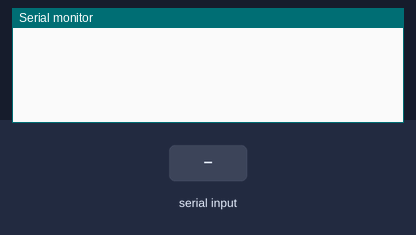
The program below on a simulated Arduino Uno, built with avr-gcc and run on an emulated ATmega328P. On the bench: the last lines printed to the serial monitor. Inputs (shaded band) come from the test bench.

Above: at 1.2 s.
1.3 s: "<90,45,200>" received over Serial
At 2.5 s:
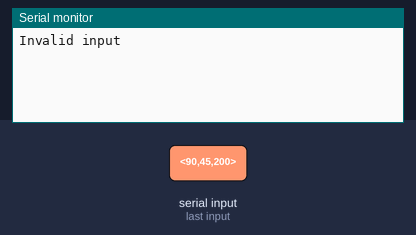
2.8 s: "<G90>" received over Serial
At 3.7 s:
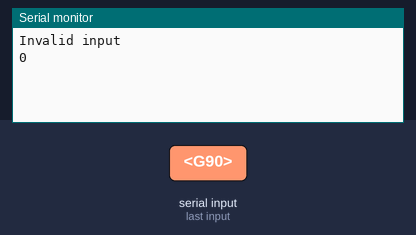

The program:

main.cpp
```cpp
/*
Arduino code for stepper motor control
A bit ugly with global variables etc but works
Doesn't yet have end stops and other error catching
*/
#include <Arduino.h>
#include <AccelStepper.h>

//Select Pins
int Dir1Pin = 2;
int Step1Pin = 3;

//Holding the characters
const byte numChars = 32;
char receivedChars[numChars];
char tempChars[numChars];        // temporary array for use when parsing


// variables to hold the parsed data
char messageFromPC[numChars] = {0};
int integerFromPC = 0;
float floatFromPC = 0.0;
boolean newData = false;

// variables to temporary time position and speed
float tempt = 0;
float cur_speed = 0;
long cur_pos = 0;


//Initiate the AccelStepper object
AccelStepper stepper(1,Step1Pin,Dir1Pin);

//============

void recvWithStartEndMarkers()
{
  /*
  As the main loop happens this function collects a string
  of form <char,int,float> with the < and > as end markers
  */
    static boolean recvInProgress = false;
    static byte ndx = 0;
    char startMarker = '<';
    char endMarker = '>';
    char rc;

    while (Serial.available() > 0 && newData == false)
      {
          rc = Serial.read();

          if (recvInProgress == true)
            {
                if (rc != endMarker)
                  {
                  receivedChars[ndx] = rc;
                  ndx++;
                  if (ndx >= numChars)
                    {
                      ndx = numChars - 1;
                    }
                  }
                else
                  {
                    receivedChars[ndx] = '\0'; // terminate the string
                    recvInProgress = false;
                    ndx = 0;
                    newData = true;
                  }
            }

          else if (rc == startMarker) {
              recvInProgress = true;
          }
      }
};

//============

void parseData()

{      // split the data into its parts

    char * strtokIndx; // this is used by strtok() as an index

    strtokIndx = strtok(tempChars,",");      // get the first part - the string
    strcpy(messageFromPC, strtokIndx); // copy it to messageFromPC

    strtokIndx = strtok(NULL, ","); // this continues where the previous call left off
    integerFromPC = atoi(strtokIndx);     // convert this part to an integer

    strtokIndx = strtok(NULL, ",");
    floatFromPC = atof(strtokIndx);     // convert this part to a float

};

//============

void performFunction()
{
    switch (messageFromPC[0]) {

      case 'G':
        cur_pos = stepper.currentPosition();
        Serial.println(cur_pos);
        break;

      case 'S':
        stepper.setMaxSpeed(floatFromPC);
        stepper.setSpeed(floatFromPC);
        break;

      case 'A':
        stepper.setAcceleration(floatFromPC);
        break;

      case 'M':
        stepper.moveTo(integerFromPC);
        while (stepper.currentPosition()!= integerFromPC)
          stepper.run();
          //Later add stops, checks etc here.
        break;

      case 'J':
        tempt = millis() + floatFromPC*1.2; //Extra 20% to prevent juddering, position report is slow
        //stepper.setSpeed(stepper.speed(floatFromPC)*intFromPC)
        while (millis() < tempt)
          {
          stepper.runSpeed();
          }
          //Later add stops, checks etc here.
        break;

      default:
        Serial.println("Invalid input");
      break;
    }
};


void setup()
{
    Serial.begin(9600);
    stepper.setMaxSpeed(100);
    stepper.setAcceleration(1000);

};
//============

void loop() {
    recvWithStartEndMarkers();
    if (newData == true) {
        strcpy(tempChars, receivedChars);
            // this temporary copy is necessary to protect the original data
            //   because strtok() used in parseData() replaces the commas with \0
        parseData();
        performFunction();
        newData = false;
    }
};
```

Measured:
- after the input at 1.3 s, the serial monitor: prints a new line at once (image 1)
- after the input at 2.8 s, the serial monitor: prints a new line at once (image 2)
